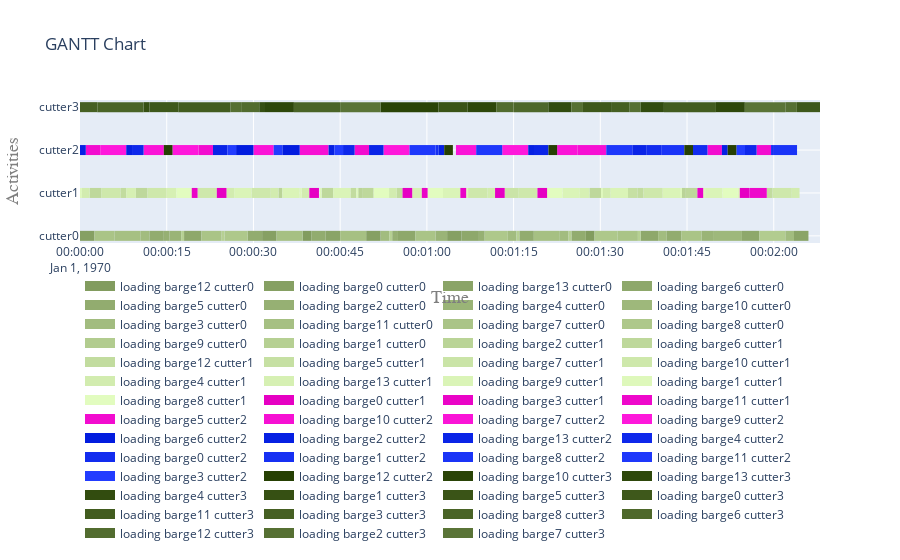

Here is the notebook cell this chart was saved with:
### Code cell
fig = plot.get_gantt_chart([*cutters.values()],id_map=id_map)
